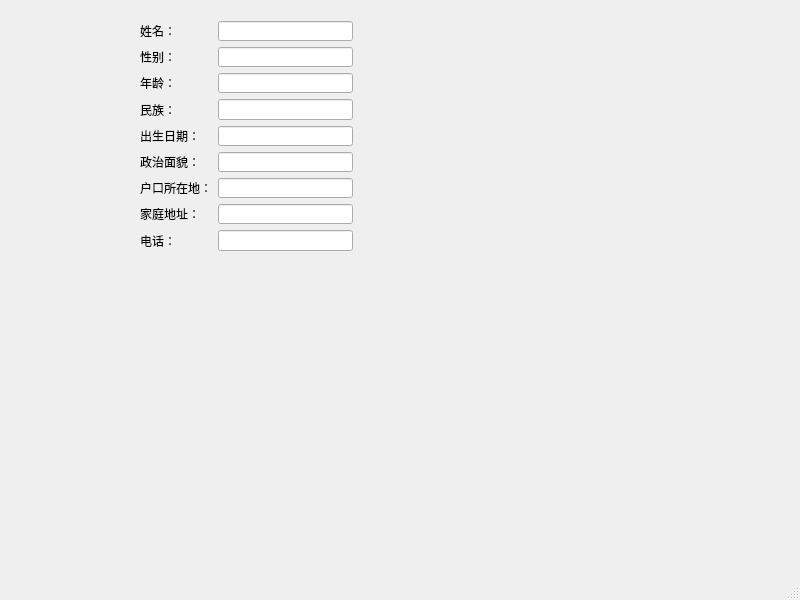
<?xml version="1.0" encoding="UTF-8"?>
<ui version="4.0">
 <class>MainWindow</class>
 <widget class="QMainWindow" name="MainWindow">
  <property name="geometry">
   <rect>
    <x>0</x>
    <y>0</y>
    <width>800</width>
    <height>600</height>
   </rect>
  </property>
  <property name="windowTitle">
   <string>MainWindow</string>
  </property>
  <widget class="QWidget" name="centralwidget">
   <widget class="QWidget" name="">
    <property name="geometry">
     <rect>
      <x>140</x>
      <y>21</y>
      <width>213</width>
      <height>230</height>
     </rect>
    </property>
    <layout class="QFormLayout" name="formLayout">
     <item row="0" column="0">
      <widget class="QLabel" name="label">
       <property name="text">
        <string>姓名：</string>
       </property>
      </widget>
     </item>
     <item row="0" column="1">
      <widget class="QLineEdit" name="lineEdit"/>
     </item>
     <item row="1" column="0">
      <widget class="QLabel" name="label_2">
       <property name="text">
        <string>性别：</string>
       </property>
      </widget>
     </item>
     <item row="1" column="1">
      <widget class="QLineEdit" name="lineEdit_2"/>
     </item>
     <item row="2" column="0">
      <widget class="QLabel" name="label_3">
       <property name="text">
        <string>年龄：</string>
       </property>
      </widget>
     </item>
     <item row="2" column="1">
      <widget class="QLineEdit" name="lineEdit_3"/>
     </item>
     <item row="3" column="0">
      <widget class="QLabel" name="label_4">
       <property name="text">
        <string>民族：</string>
       </property>
      </widget>
     </item>
     <item row="3" column="1">
      <widget class="QLineEdit" name="lineEdit_4"/>
     </item>
     <item row="4" column="0">
      <widget class="QLabel" name="label_5">
       <property name="text">
        <string>出生日期：</string>
       </property>
      </widget>
     </item>
     <item row="4" column="1">
      <widget class="QLineEdit" name="lineEdit_5"/>
     </item>
     <item row="5" column="0">
      <widget class="QLabel" name="label_6">
       <property name="text">
        <string>政治面貌：</string>
       </property>
      </widget>
     </item>
     <item row="5" column="1">
      <widget class="QLineEdit" name="lineEdit_6"/>
     </item>
     <item row="6" column="0">
      <widget class="QLabel" name="label_7">
       <property name="text">
        <string>户口所在地：</string>
       </property>
      </widget>
     </item>
     <item row="6" column="1">
      <widget class="QLineEdit" name="lineEdit_7"/>
     </item>
     <item row="7" column="0">
      <widget class="QLabel" name="label_8">
       <property name="text">
        <string>家庭地址：</string>
       </property>
      </widget>
     </item>
     <item row="7" column="1">
      <widget class="QLineEdit" name="lineEdit_8"/>
     </item>
     <item row="8" column="0">
      <widget class="QLabel" name="label_9">
       <property name="text">
        <string>电话：</string>
       </property>
      </widget>
     </item>
     <item row="8" column="1">
      <widget class="QLineEdit" name="lineEdit_9"/>
     </item>
    </layout>
   </widget>
  </widget>
  <widget class="QMenuBar" name="menubar">
   <property name="geometry">
    <rect>
     <x>0</x>
     <y>0</y>
     <width>800</width>
     <height>23</height>
    </rect>
   </property>
  </widget>
  <widget class="QStatusBar" name="statusbar"/>
 </widget>
 <tabstops>
  <tabstop>lineEdit</tabstop>
  <tabstop>lineEdit_2</tabstop>
  <tabstop>lineEdit_3</tabstop>
  <tabstop>lineEdit_4</tabstop>
  <tabstop>lineEdit_5</tabstop>
  <tabstop>lineEdit_6</tabstop>
  <tabstop>lineEdit_7</tabstop>
  <tabstop>lineEdit_8</tabstop>
  <tabstop>lineEdit_9</tabstop>
 </tabstops>
 <resources/>
 <connections/>
</ui>
